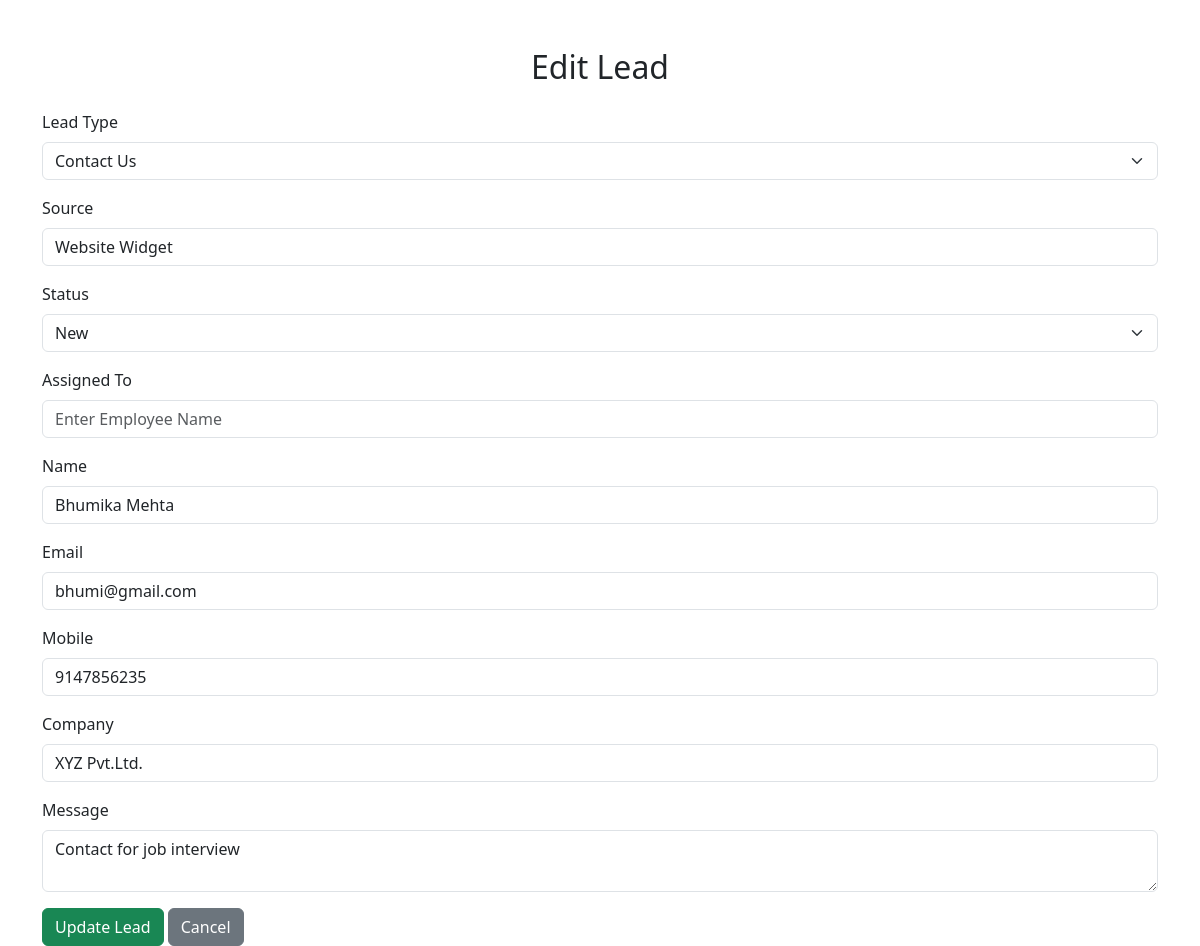
Screenshot of /api/leads/edit/10/ with the database file from the repository.
### app1/models.py (models this page shows, shortened)
class Lead(models.Model):
    LEAD_TYPES = [
        ("Contact Us", "Contact Us"),
        ("Enquire Now", "Enquire Now"),
        ("Request Demo", "Request Demo"),
    ]
    STATUS_CHOICES = [
        ("New", "New"),
        ("Contacted", "Contacted"),
        ("Qualified", "Qualified"),
        ("Interested", "Interested"),
        ("Converted", "Converted"),
        ("Lost", "Lost"),
    ]
    lead_type = models.CharField(
        max_length=30,
        choices=LEAD_TYPES,
        default="Contact Us"
    )
    source = models.CharField(
        max_length=50,
        default="Website Widget"
    )
    status = models.CharField(
        max_length=20,
        choices=STATUS_CHOICES,
        default="New"
    )
    assigned_to = models.CharField(
        max_length=100,
        blank=True
    )
    name = models.CharField(max_length=100)
    email = models.EmailField()
    mobile = models.CharField(max_length=15)
    company = models.CharField(max_length=100)
    message = models.TextField()
    created_at = models.DateTimeField(auto_now_add=True)

### app1/views.py (the view, shortened to what this page needs)
# urls.py: path("edit/<int:id>/", views.edit_lead, name="edit_lead"),
def edit_lead(request, id):
    lead = get_object_or_404(Lead, id=id)
    return render(request, "app1/edit_lead.html", {"lead": lead})

### app1/templates/app1/edit_lead.html (shortened to what this page needs)
<!DOCTYPE html>
<html>
<head>
    <link href="https://cdn.jsdelivr.net/npm/bootstrap@5.3.3/dist/css/bootstrap.min.css" rel="stylesheet">
</head>
<body class="container mt-5">
<h2 class="text-center mb-4">
    Edit Lead
</h2>
<form method="POST">
<label class="form-label">Lead Type</label>
<select class="form-select mb-3" name="lead_type">
    <option value="Contact Us" {% if lead.lead_type == "Contact Us" %}selected{% endif %}>
        Contact Us
    </option>
</select>
<label class="form-label">Source</label>
<input
    type="text"
    name="source"
    class="form-control mb-3"
    value="{{ lead.source }}"
    placeholder="Enter Source">
<label class="form-label">Status</label>
<select class="form-select mb-3" name="status">
    <option value="New" {% if lead.status == "New" %}selected{% endif %}>New</option>
</select>
<label class="form-label">Assigned To</label>
<input
    type="text"
    name="assigned_to"
    class="form-control mb-3"
    value="{{ lead.assigned_to }}"
    placeholder="Enter Employee Name">
<label class="form-label">Name</label>
<input
    class="form-control mb-3"
    name="name"
    value="{{ lead.name }}"
    placeholder="Enter Name"
    required>
<label class="form-label">Email</label>
<input
    class="form-control mb-3"
    type="email"
    name="email"
    value="{{ lead.email }}"
    placeholder="Enter Email"
    required>
<label class="form-label">Mobile</label>
<input
    class="form-control mb-3"
    name="mobile"
    value="{{ lead.mobile }}"
    placeholder="Enter Mobile Number"
    required>
<label class="form-label">Company</label>
<input
    class="form-control mb-3"
    name="company"
    value="{{ lead.company }}"
    placeholder="Enter Company Name">
<label class="form-label">Message</label>
<textarea
    class="form-control mb-3"
    name="message"
    placeholder="Enter Message">{{ lead.message }}</textarea>
<button type="submit" class="btn btn-success">
    Update Lead
</button>
<a href="{% url 'lead_list' %}" class="btn btn-secondary">
    Cancel
</a>
</form>
</body>
</html>

### rows the page displays
Lead: lead_type "Contact Us", source "Website Widget", status "New", name "Bhumika Mehta", email "bhumi@gmail.com", mobile "9147856235", company "XYZ Pvt.Ltd.", message "Contact for job interview"
